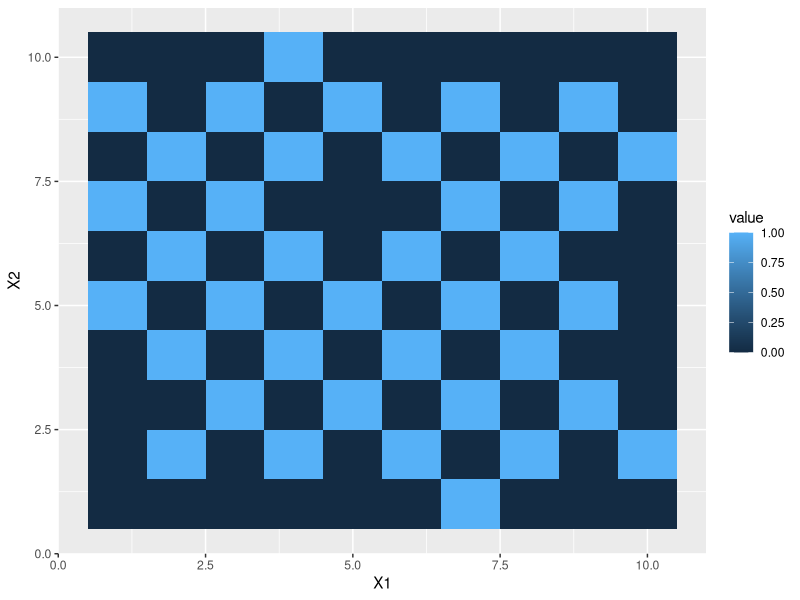

Write R code to recreate this figure.

library(ggplot2)
library(reshape)


#Set rules
MazeConstructor=function(Row, Col, DF){
  N=Row-1
  S=Row+1
  W=Col-1
  E=Col+1
  
  if(N<=0 | S<=0 | W<=0 | E<=0 | N>ncol(DF) | E>nrow(DF) | S>ncol(DF) | W>nrow(DF)){
    #print('Negative or out of border')
    return(DF)
  }
  
  Pos=c(DF[N,Col], DF[S,Col], DF[Row,W], DF[Row,E])
  #print(Pos)
  
  if(sum(Pos==0)<=3 & sum(Pos==0)>1){
    Step=sample(x=1:4, size=1)
    
    #Step
    if(Step==1){ #Will edit Rows, moving from North or South
      #print(paste0('Moving North to ', N, ', ', Col ,' from ', Row,', ',Col))
      DF[N,Col]=1
      return(DF)
    }else if(Step==2){
      #print(paste0('Moving East to ', Row, ', ', E ,' from ', Row,', ',Col))
      DF[Row,E]=1
      return(DF)  
    }else if(Step==3){
      #print(paste0('Moving South to ', S, ', ', Col ,' from ', Row,', ',Col))
      DF[S,Col]=1
      return(DF) 
    }else if(Step==4){
      #print(paste0('Moving West to ', Row, ', ', W ,' from ', Row,', ',Col))
      DF[Row,W]=1
      return(DF) 
    }
    
  } else {
    #print('Theres no position to advance')
    return(DF)
  }
}


#Generate a maze
Maze=matrix(data=0, nrow=10, ncol=10)
Maze[5,5]=1
####
for(i in 1:20000){

  Maze=MazeConstructor(Row=abs(floor(rnorm(n=1, mean=nrow(Maze)/2.5, sd=nrow(Maze)/2.5))), 
    Col=abs(floor(rnorm(n=1, mean=nrow(Maze)/2.5, sd=nrow(Maze)/2.5))), 
    DF=Maze)
  #print(Maze)
}
Maze
MazeConstructor(Row=2, Col=1, DF=Maze)

MeltedMaze=melt(Maze)
ggplot(data=MeltedMaze, aes(x=X1, y=X2, fill=value)) + geom_tile()
